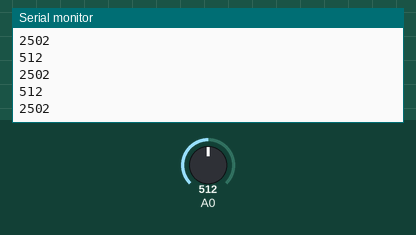
This sketch was run on a simulated Arduino Uno, built with avr-gcc and run on an emulated ATmega328P. Shown: the last lines printed to the serial monitor. Inputs (shaded band) come from the test bench; at power-on: A0 = 512.

Above: at 1.2 s.
1.3 s: A0 set to 716
At 1.56 s:
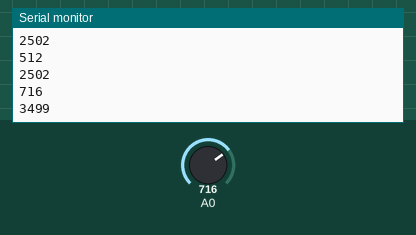
2.8 s: A0 set to 900
At 2.97 s:
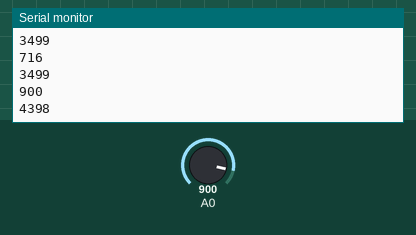
Timing chart, 0 to 5.8 s (numbered marks = the images above; inputs shaded):
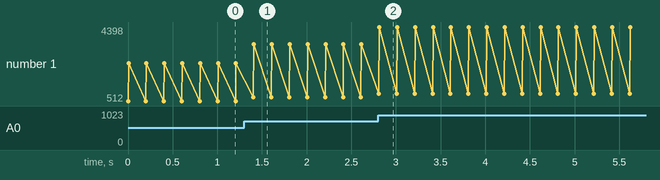

Measured:
- after the input at 1.3 s, the serial monitor: prints a new line after 0.10 s (image 1)
- after the input at 2.8 s, the serial monitor: prints a new line at once (image 2)
- plotted number 1: 2502 → 3499 after the input at 1.3 s, 3499 → 4398 after the input at 2.8 s

The sketch:

Reading_Analog.ino
```cpp
void setup() {
  Serial.begin(9600);  //Mở cổng Serial để giap tiếp | tham khảo Serial
}

void loop() {
  int value = analogRead(A0);   //đọc giá trị điện áp ở chân A0
                                //(value luôn nằm trong khoảng 0-1023)
  Serial.println(value);        //xuất ra giá trị vừa đọc

  int voltage;
  voltage = map(value,0,1023,0,5000);   //chuyển thang đo của value
                                        //từ 0-1023 sang 0-5000 (mV)
  Serial.println(voltage);              //xuất ra điện áp (đơn vị là mV)

  Serial.println();     //xuống hàng
  delay(200);           //đợi 0.2 giây
}
```
